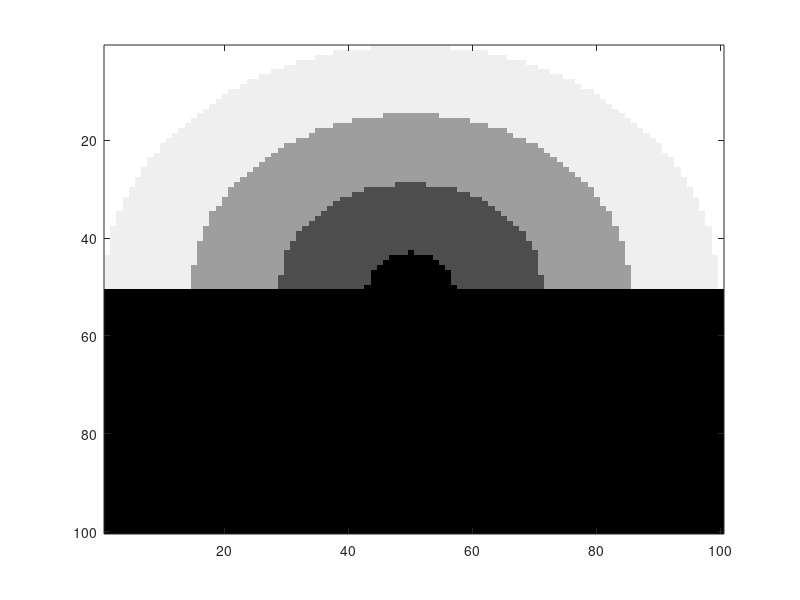
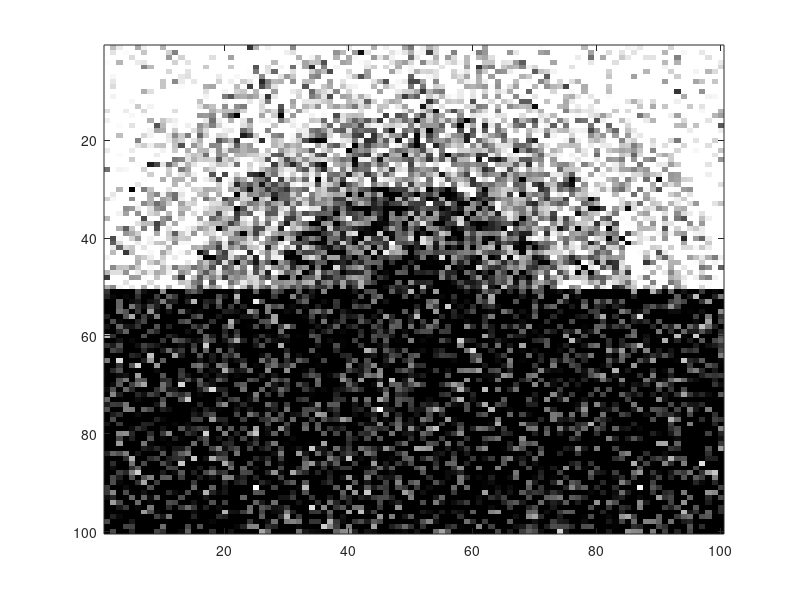

Source code (MATLAB) for these figures, in order: (Note: this script raises an error after producing the figures.)
arity = 5;
imgdim = 100;
%% generate images
cleanimg = zeros(imgdim,imgdim);
maxd = [imgdim,imgdim]/2;
maxd = sqrt(sum(maxd.*maxd));
for i = 1:(imgdim/2)
    for j = 1:imgdim
        d = [i,j] - ([imgdim,imgdim]/2);
        d = sqrt(sum(d.*d));
        cleanimg(i,j) = round(d / maxd * arity);
    end
end
cleanimg(cleanimg >= arity) = arity - 1;

% make noisy image
noisyimg = cleanimg + randn(imgdim);
%% display images
figure;
image(cleanimg / arity * 100);
colormap('gray');
figure;
image(noisyimg / arity * 100);
colormap('gray');
%% generate vertex data
vdata = {};
for i = 1:imgdim
    for j = 1:imgdim
        vtx.belief = ones(1,arity);
        vtx.unary = pdf('norm',0:(arity-1), noisyimg(i,j), 1);
        vtx.unary = vtx.unary ./ sum(vtx.unary);
        vdata{(i-1)*100+j} = vtx;
    end
end

%% generate ising edgedata
edge.binary = zeros(arity);
for i = 1:arity
    for j = 1:arity
        edge.binary(i,j) = exp(-3 * abs(i-j));
    end
end
edge.msg = ones(1,5);
edata = {edge};
%% generate adjacency matrix
adj =sparse(length(vdata),length(vdata));
for xi = 1:imgdim
    for xj = 1:imgdim
        if (xi - 1 >= 1) 
            adj((xi-1)*100+xj, (xi-2)*100+xj) = 1;
        end
        if (xi + 1 <= imgdim) 
            adj((xi-1)*100+xj, (xi)*100+xj) = 1;
        end
        if (xj - 1 >= 1) 
            adj((xi-1)*100+xj, (xi-1)*100+xj-1) = 1;
        end
        if (xj + 1 <= imgdim) 
            adj((xi-1)*100+xj, (xi-1)*100+xj+1) = 1;
        end
    end
end
%% compile update function
% you need to set the graphlab directory 
compile_update_function({'bp_update'}, vdata{1},edata{1}, [getenv('HOME') '/graphlabapi/graphlabapi/release/src/graphlab'], 'bp', 'bp');
%% set options
options.initial_schedule(1).update_function = 'bp_update';
options.initial_schedule(1).vertices=uint32(1:(imgdim * imgdim));
options.initial_schedule(1).priorities=ones(size(options.initial_schedule(1).vertices));
options.scheduler = 'splash(50)';
options.ncpus = 4;
options.scope = 'edge';
%% cd in the BP directory and call
cd bp
%%
[v2,adj2,e2] = bp(vdata,adj,edata, options);
%%
cd ..
%% display output

outputimg = zeros(imgdim);
for i = 1:imgdim
    for j = 1:imgdim
        [c,idx] = max(v2{(i-1)*100+j}.belief);
        outputimg(i,j) = idx;
    end
end
figure;
imagesc(outputimg);
colormap('gray');
